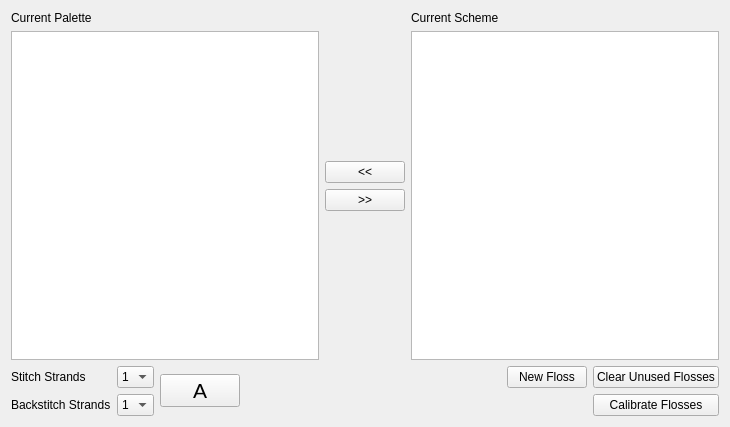
<?xml version="1.0" encoding="UTF-8"?>
<ui version="4.0">
 <class>PaletteManager</class>
 <widget class="QWidget" name="PaletteManager">
  <property name="geometry">
   <rect>
    <x>0</x>
    <y>0</y>
    <width>730</width>
    <height>427</height>
   </rect>
  </property>
  <property name="windowTitle">
   <string>Palette Manager</string>
  </property>
  <layout class="QGridLayout" name="gridLayout_3">
   <item row="0" column="0">
    <layout class="QVBoxLayout" name="verticalLayout_2">
     <item>
      <widget class="QLabel" name="label">
       <property name="text">
        <string>Current Palette</string>
       </property>
      </widget>
     </item>
     <item>
      <widget class="QListWidget" name="CurrentList"/>
     </item>
    </layout>
   </item>
   <item row="0" column="1">
    <layout class="QVBoxLayout" name="verticalLayout">
     <item>
      <spacer name="verticalSpacer">
       <property name="orientation">
        <enum>Qt::Vertical</enum>
       </property>
       <property name="sizeHint" stdset="0">
        <size>
         <width>20</width>
         <height>40</height>
        </size>
       </property>
      </spacer>
     </item>
     <item>
      <widget class="QPushButton" name="AddFloss">
       <property name="text">
        <string>&lt;&lt;</string>
       </property>
      </widget>
     </item>
     <item>
      <widget class="QPushButton" name="RemoveFloss">
       <property name="text">
        <string>&gt;&gt;</string>
       </property>
      </widget>
     </item>
     <item>
      <spacer name="verticalSpacer_2">
       <property name="orientation">
        <enum>Qt::Vertical</enum>
       </property>
       <property name="sizeHint" stdset="0">
        <size>
         <width>20</width>
         <height>40</height>
        </size>
       </property>
      </spacer>
     </item>
    </layout>
   </item>
   <item row="0" column="2">
    <layout class="QVBoxLayout" name="verticalLayout_3">
     <item>
      <widget class="QLabel" name="label_2">
       <property name="text">
        <string>Current Scheme</string>
       </property>
      </widget>
     </item>
     <item>
      <widget class="QListWidget" name="ColorList"/>
     </item>
    </layout>
   </item>
   <item row="1" column="0" colspan="3">
    <layout class="QHBoxLayout" name="horizontalLayout">
     <item>
      <layout class="QGridLayout" name="gridLayout">
       <item row="0" column="0">
        <widget class="QLabel" name="label_3">
         <property name="text">
          <string>Stitch Strands</string>
         </property>
        </widget>
       </item>
       <item row="0" column="1">
        <widget class="QComboBox" name="StitchStrands">
         <item>
          <property name="text">
           <string>1</string>
          </property>
         </item>
         <item>
          <property name="text">
           <string>2</string>
          </property>
         </item>
         <item>
          <property name="text">
           <string>3</string>
          </property>
         </item>
         <item>
          <property name="text">
           <string>4</string>
          </property>
         </item>
         <item>
          <property name="text">
           <string>5</string>
          </property>
         </item>
         <item>
          <property name="text">
           <string>6</string>
          </property>
         </item>
        </widget>
       </item>
       <item row="1" column="0">
        <widget class="QLabel" name="label_4">
         <property name="text">
          <string>Backstitch Strands</string>
         </property>
        </widget>
       </item>
       <item row="1" column="1">
        <widget class="QComboBox" name="BackstitchStrands">
         <item>
          <property name="text">
           <string>1</string>
          </property>
         </item>
         <item>
          <property name="text">
           <string>2</string>
          </property>
         </item>
         <item>
          <property name="text">
           <string>3</string>
          </property>
         </item>
         <item>
          <property name="text">
           <string>4</string>
          </property>
         </item>
         <item>
          <property name="text">
           <string>5</string>
          </property>
         </item>
         <item>
          <property name="text">
           <string>6</string>
          </property>
         </item>
        </widget>
       </item>
      </layout>
     </item>
     <item>
      <widget class="QPushButton" name="FlossSymbol">
       <property name="font">
        <font>
         <pointsize>16</pointsize>
        </font>
       </property>
       <property name="text">
        <string>A</string>
       </property>
      </widget>
     </item>
     <item>
      <spacer name="horizontalSpacer">
       <property name="orientation">
        <enum>Qt::Horizontal</enum>
       </property>
       <property name="sizeHint" stdset="0">
        <size>
         <width>40</width>
         <height>20</height>
        </size>
       </property>
      </spacer>
     </item>
     <item>
      <layout class="QGridLayout" name="gridLayout_2">
       <item row="0" column="0">
        <widget class="QPushButton" name="NewFloss">
         <property name="text">
          <string>New Floss</string>
         </property>
        </widget>
       </item>
       <item row="0" column="1">
        <widget class="QPushButton" name="ClearUnused">
         <property name="text">
          <string>Clear Unused Flosses</string>
         </property>
        </widget>
       </item>
       <item row="1" column="1">
        <widget class="QPushButton" name="Calibrate">
         <property name="text">
          <string>Calibrate Flosses</string>
         </property>
        </widget>
       </item>
      </layout>
     </item>
    </layout>
   </item>
  </layout>
 </widget>
 <resources/>
 <connections/>
</ui>
